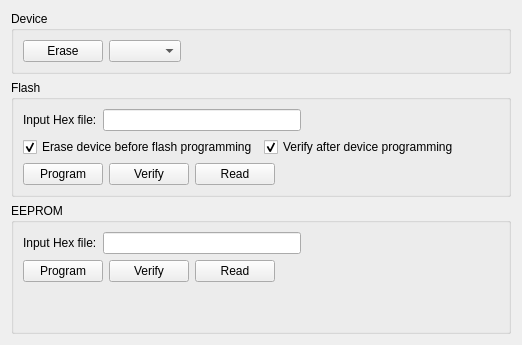
       <widget class="QWidget" name="tabProgram">
        <attribute name="icon">
         <iconset resource="icons/icons.qrc">
          <normaloff>:/avr.svg</normaloff>:/avr.svg</iconset>
        </attribute>
        <attribute name="title">
         <string>Program</string>
        </attribute>
        <layout class="QVBoxLayout" name="verticalLayout_2">
         <item>
          <widget class="QGroupBox" name="groupBoxDevice">
           <property name="title">
            <string>Device</string>
           </property>
           <layout class="QVBoxLayout" name="verticalLayout_3">
            <item>
             <layout class="QHBoxLayout" name="horizontalLayout">
              <item>
               <widget class="QPushButton" name="pushButtonErase">
                <property name="text">
                 <string>Erase</string>
                </property>
                <property name="icon">
                 <iconset resource="icons/icons.qrc">
                  <normaloff>:/edit-delete.svg</normaloff>:/edit-delete.svg</iconset>
                </property>
               </widget>
              </item>
              <item>
               <widget class="QComboBox" name="comboBoxEraseWhat"/>
              </item>
              <item>
               <spacer name="horizontalSpacer_5">
                <property name="orientation">
                 <enum>Qt::Horizontal</enum>
                </property>
                <property name="sizeHint" stdset="0">
                 <size>
                  <width>40</width>
                  <height>20</height>
                 </size>
                </property>
               </spacer>
              </item>
             </layout>
            </item>
           </layout>
          </widget>
         </item>
         <item>
          <widget class="QGroupBox" name="groupBoxFlash">
           <property name="title">
            <string>Flash</string>
           </property>
           <layout class="QVBoxLayout" name="verticalLayout_4">
            <item>
             <layout class="QHBoxLayout" name="horizontalLayoutInputHex">
              <property name="bottomMargin">
               <number>0</number>
              </property>
              <item>
               <widget class="QLabel" name="labelHexForFlash">
                <property name="text">
                 <string>Input Hex file:</string>
                </property>
               </widget>
              </item>
              <item>
               <widget class="HexLineEdit" name="lineEditFlashHex"/>
              </item>
              <item>
               <spacer name="horizontalSpacer_7">
                <property name="orientation">
                 <enum>Qt::Horizontal</enum>
                </property>
                <property name="sizeHint" stdset="0">
                 <size>
                  <width>40</width>
                  <height>20</height>
                 </size>
                </property>
               </spacer>
              </item>
             </layout>
            </item>
            <item>
             <layout class="QHBoxLayout" name="horizontalLayout_2">
              <item>
               <widget class="QCheckBox" name="checkBoxEraseBeforeProg">
                <property name="text">
                 <string>Erase device before flash programming</string>
                </property>
                <property name="checked">
                 <bool>true</bool>
                </property>
               </widget>
              </item>
              <item>
               <widget class="QCheckBox" name="checkBoxVerifyAfterProg">
                <property name="text">
                 <string>Verify after device programming</string>
                </property>
                <property name="checked">
                 <bool>true</bool>
                </property>
               </widget>
              </item>
              <item>
               <spacer name="horizontalSpacer_6">
                <property name="orientation">
                 <enum>Qt::Horizontal</enum>
                </property>
                <property name="sizeHint" stdset="0">
                 <size>
                  <width>40</width>
                  <height>20</height>
                 </size>
                </property>
               </spacer>
              </item>
             </layout>
            </item>
            <item>
             <layout class="QHBoxLayout" name="horizontalLayoutProgButtons">
              <property name="bottomMargin">
               <number>0</number>
              </property>
              <item>
               <widget class="QPushButton" name="pushButtonProgramFlash">
                <property name="text">
                 <string>Program</string>
                </property>
                <property name="icon">
                 <iconset resource="icons/icons.qrc">
                  <normaloff>:/write_avr.svg</normaloff>:/write_avr.svg</iconset>
                </property>
               </widget>
              </item>
              <item>
               <widget class="QPushButton" name="pushButtonVerifyFlash">
                <property name="text">
                 <string>Verify</string>
                </property>
               </widget>
              </item>
              <item>
               <widget class="QPushButton" name="pushButtonReadReadFlash">
                <property name="text">
                 <string>Read</string>
                </property>
                <property name="icon">
                 <iconset resource="icons/icons.qrc">
                  <normaloff>:/read_avr.svg</normaloff>:/read_avr.svg</iconset>
                </property>
               </widget>
              </item>
              <item>
               <spacer name="horizontalSpacer_8">
                <property name="orientation">
                 <enum>Qt::Horizontal</enum>
                </property>
                <property name="sizeHint" stdset="0">
                 <size>
                  <width>40</width>
                  <height>20</height>
                 </size>
                </property>
               </spacer>
              </item>
             </layout>
            </item>
           </layout>
          </widget>
         </item>
         <item>
          <widget class="QGroupBox" name="groupBoxEEPROM">
           <property name="title">
            <string>EEPROM</string>
           </property>
           <layout class="QVBoxLayout" name="verticalLayout_5">
            <item>
             <layout class="QHBoxLayout" name="horizontalLayout_3">
              <property name="bottomMargin">
               <number>0</number>
              </property>
              <item>
               <widget class="QLabel" name="label">
                <property name="text">
                 <string>Input Hex file:</string>
                </property>
               </widget>
              </item>
              <item>
               <widget class="HexLineEdit" name="lineEditEEPROMHex"/>
              </item>
              <item>
               <spacer name="horizontalSpacer_9">
                <property name="orientation">
                 <enum>Qt::Horizontal</enum>
                </property>
                <property name="sizeHint" stdset="0">
                 <size>
                  <width>40</width>
                  <height>20</height>
                 </size>
                </property>
               </spacer>
              </item>
             </layout>
            </item>
            <item>
             <layout class="QHBoxLayout" name="horizontalLayoutProgButtons_2">
              <property name="bottomMargin">
               <number>0</number>
              </property>
              <item>
               <widget class="QPushButton" name="pushButtonProgramEEPROM">
                <property name="text">
                 <string>Program</string>
                </property>
                <property name="icon">
                 <iconset resource="icons/icons.qrc">
                  <normaloff>:/write_avr.svg</normaloff>:/write_avr.svg</iconset>
                </property>
               </widget>
              </item>
              <item>
               <widget class="QPushButton" name="pushButtonVerifyEEPROM">
                <property name="text">
                 <string>Verify</string>
                </property>
               </widget>
              </item>
              <item>
               <widget class="QPushButton" name="pushButtonReadReadEEPROM">
                <property name="text">
                 <string>Read</string>
                </property>
                <property name="icon">
                 <iconset resource="icons/icons.qrc">
                  <normaloff>:/read_avr.svg</normaloff>:/read_avr.svg</iconset>
                </property>
               </widget>
              </item>
              <item>
               <spacer name="horizontalSpacer_10">
                <property name="orientation">
                 <enum>Qt::Horizontal</enum>
                </property>
                <property name="sizeHint" stdset="0">
                 <size>
                  <width>40</width>
                  <height>20</height>
                 </size>
                </property>
               </spacer>
              </item>
             </layout>
            </item>
            <item>
             <spacer name="verticalSpacer_8">
              <property name="orientation">
               <enum>Qt::Vertical</enum>
              </property>
              <property name="sizeHint" stdset="0">
               <size>
                <width>20</width>
                <height>40</height>
               </size>
              </property>
             </spacer>
            </item>
           </layout>
          </widget>
         </item>
        </layout>
       </widget>
